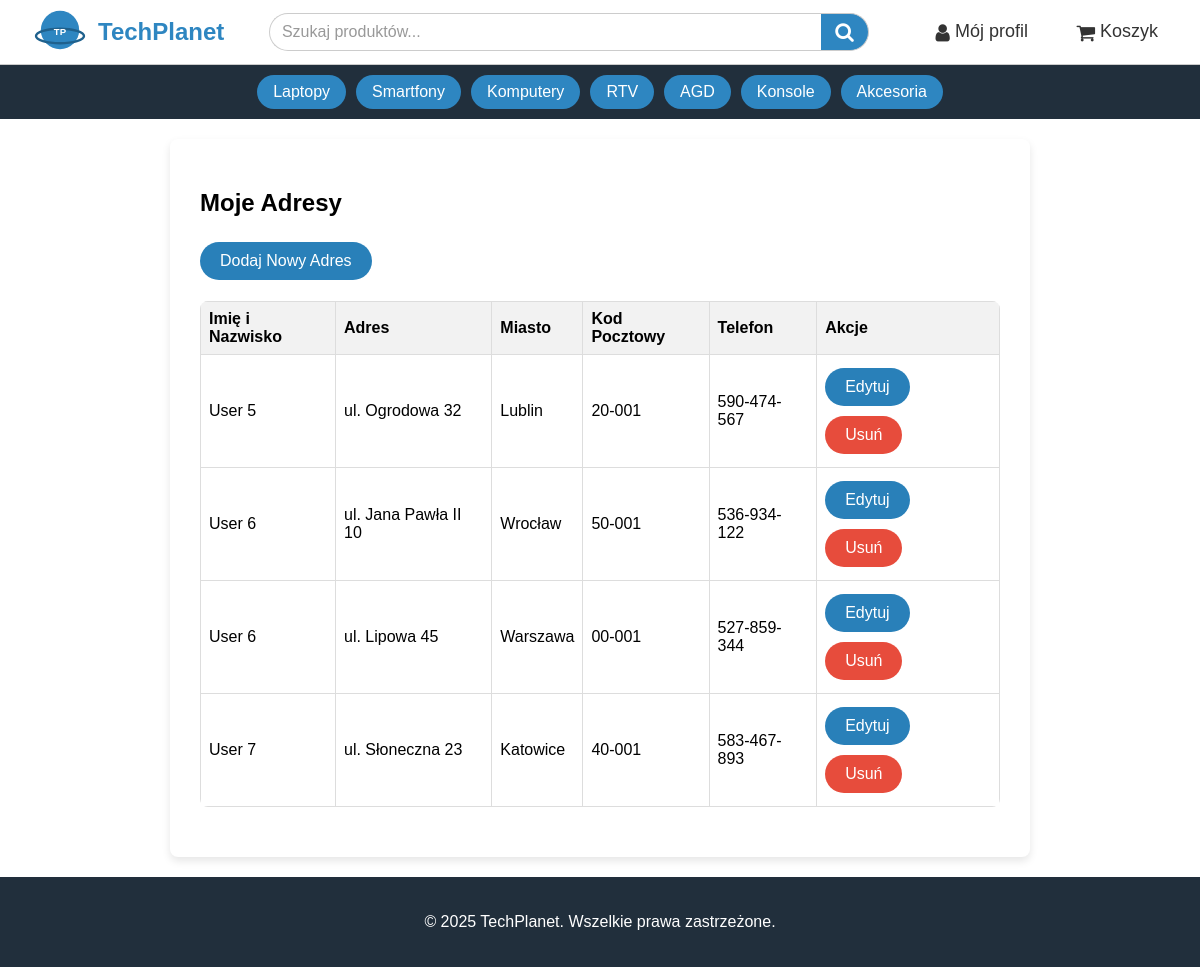
Screenshot of /public/index.php?controller=Address&action=list (signed in) with the database file from the repository.
### tables this page shows
CREATE TABLE `user_addresses` (
  `id` int(11) NOT NULL,
  `user_id` int(11) NOT NULL,
  `full_name` varchar(150) NOT NULL,
  `address` varchar(255) NOT NULL,
  `city` varchar(100) NOT NULL,
  `postal_code` varchar(20) NOT NULL,
  `phone_number` varchar(20) NOT NULL,
  `created_at` timestamp NOT NULL DEFAULT current_timestamp()
);

### app/Controllers/AddressController.php (called while the page is built, shortened)
<?php
require_once __DIR__ . '/../Models/Address.php';
class AddressController
{
    public function list()
    {
        $user_id = $_SESSION['user_id'];
        $addresses = Address::getAllByUser($user_id);
        require __DIR__ . '/../Views/addresses_view.php';
    }
}

### app/Models/Address.php (called while the page is built, shortened)
<?php
class Address
{
    public static function getAllByUser($user_id)
    {
        $pdo = connectDB();
        $stmt = $pdo->prepare("SELECT * FROM user_addresses WHERE user_id = :uid ORDER BY created_at DESC");
        $stmt->execute([':uid' => $user_id]);
        return $stmt->fetchAll(PDO::FETCH_ASSOC);
    }
}

### app/Views/addresses_view.php (the view)
<?php
require_once __DIR__ . '/header.php';
?>
<main class="main-content">
    <h2>Moje Adresy</h2>
    <p><a href="index.php?controller=Address&action=add" class="btn btn-add">Dodaj Nowy Adres</a></p>
    <?php if (empty($addresses)): ?>
        <p>Nie masz jeszcze zapisanych adresów.</p>
    <?php else: ?>
        <table class="addresses-table">
            <thead>
                <tr>
                    <th>Imię i Nazwisko</th>
                    <th>Adres</th>
                    <th>Miasto</th>
                    <th>Kod Pocztowy</th>
                    <th>Telefon</th>
                    <th>Akcje</th>
                </tr>
            </thead>
            <tbody>
                <?php foreach ($addresses as $addr): ?>
                    <tr>
                        <td><?= htmlspecialchars($addr['full_name']) ?></td>
                        <td><?= htmlspecialchars($addr['address']) ?></td>
                        <td><?= htmlspecialchars($addr['city']) ?></td>
                        <td><?= htmlspecialchars($addr['postal_code']) ?></td>
                        <td><?= htmlspecialchars($addr['phone_number']) ?></td>
                        <td>
                            <a href="index.php?controller=Address&action=edit&id=<?= htmlspecialchars($addr['id']) ?>"
                                class="btn btn-edit">Edytuj</a>
                            <a href="index.php?controller=Address&action=delete&id=<?= htmlspecialchars($addr['id']) ?>"
                                class="btn btn-delete"
                                onclick="return confirm('Czy na pewno chcesz usunąć ten adres?');">Usuń</a>
                        </td>
                    </tr>
                <?php endforeach; ?>
            </tbody>
        </table>
    <?php endif; ?>
</main>
<?php
require_once __DIR__ . '/footer.php';
?>

### public/css/styles.css (style rules this page uses)
:root { --dark-bg: #212F3C; --brand-primary: #2E86C1; --brand-secondary: #1F618D; --brand-accent: #AED6F1; --text-light: #FFFFFF; --text-dark: #333333; }
body { display: flex; flex-direction: column; min-height: 100vh; margin: 0; padding: 0; font-family: sans-serif; }
.main-content { background-color: #ffffff; padding: 30px; border-radius: 8px; margin: 20px auto; max-width: 800px; box-shadow: 0 4px 8px rgba(0, 0, 0, 0.1); }
table { width: 100%; border-collapse: collapse; margin-bottom: 20px; background-color: #ffffff; border-radius: 8px; overflow: hidden; }
table th, table td { padding: 15px; border-bottom: 1px solid #ddd; text-align: left; }
table th { background-color: #ecf0f1; font-weight: bold; }
.addresses-table { width: 100%; border-collapse: collapse; margin-top: 10px; }
.addresses-table th, .addresses-table td { border: 1px solid #ddd; padding: 8px; text-align: left; }
.addresses-table th { background-color: #f2f2f2; }
.btn { display: inline-block; background-color: #2980b9; color: #ffffff; padding: 10px 20px; text-decoration: none; border-radius: 25px; transition: background-color 0.3s ease, transform 0.2s ease; margin: 5px 0; font-size: 1em; text-align: center; }
.btn-edit { background-color: #2980b9; }
.btn-delete { background-color: #e74c3c; }

### rows the page displays
user_addresses: full_name "User 5", address "ul. Ogrodowa 32", city "Lublin", postal_code "20-001", phone_number "590-474-567"
user_addresses: full_name "User 6", address "ul. Jana Pawła II 10", city "Wrocław", postal_code "50-001", phone_number "536-934-122"
user_addresses: full_name "User 6", address "ul. Lipowa 45", city "Warszawa", postal_code "00-001", phone_number "527-859-344"
user_addresses: full_name "User 7", address "ul. Słoneczna 23", city "Katowice", postal_code "40-001", phone_number "583-467-893"
